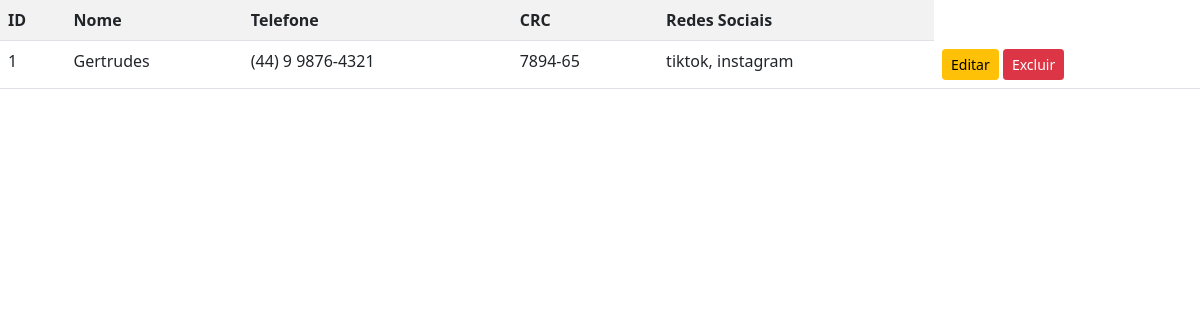
/listar/cuidadores/ (signed in), run on the app's committed database.
### cadastros/models.py (models this page shows, shortened)
class Cuidador(models.Model):
    nome = models.CharField(max_length=255)
    telefone = models.CharField(max_length=50)
    crc = models.CharField(max_length=50, verbose_name='Conselho Regional de Classe', null=True, blank=True)
    redes_sociais = models.CharField(max_length=255, null=True, blank=True)
    usuario = models.ForeignKey(User, on_delete=models.PROTECT)

### cadastros/views.py (the view)
# urls.py: path('listar/cuidadores/', CuidadorList.as_view(), name='listar-cuidadores'),
class CuidadorList(LoginRequiredMixin, ListView):
    login_url = reverse_lazy('login')
    model = Cuidador
    template_name = 'cadastros/listar-cuidadores.html'
    def get_queryset(self):
        self.object_list = Cuidador.objects.filter(usuario=self.request.user)
        return self.object_list

### cadastros/templates/cadastros/listar-cuidadores.html (shortened to what this page needs)
{% load static %}
<!DOCTYPE html>
<html lang="pt-br">
<head>
    <link rel="stylesheet" href="{% static 'css/bootstrap.min.css' %}">
    <link rel="stylesheet" href="{% static 'css/font-awesome.min.css' %}">
</head>
<body>
   <table class="table table-striped">
       <tr>
           <th>ID</th>
           <th>Nome</th>
           <th>Telefone</th>
           <th>CRC</th>
           <th>Redes Sociais</th>
       </tr>
       {% for cuidador in object_list %}
       <tr>
           <td>{{ cuidador.pk }}</td>
           <td>{{ cuidador.nome }}</td>
           <td>{{ cuidador.telefone }}</td>
           <td>{{ cuidador.crc }}</td>
           <td>{{ cuidador.redes_sociais }}</td>
           <td>
               <a href="{% url 'atualizar-cuidador' cuidador.pk %}" class="btn btn-warning btn-sm">Editar</a>
               <a href="{% url 'excluir-cuidador' cuidador.pk %}" class="btn btn-danger btn-sm">Excluir</a>
           </td>
       </tr>
       {% empty %}
       <tr>
           <td colspan="100%">Nenhum cuidador cadastrado!</td>
       </tr>
       {% endfor %}
   </table>
</body>
</html>

### data on the page
Cuidador: pk "1", nome "Gertrudes", telefone "(44) 9 9876-4321", crc "7894-65", redes_sociais "tiktok, instagram"
